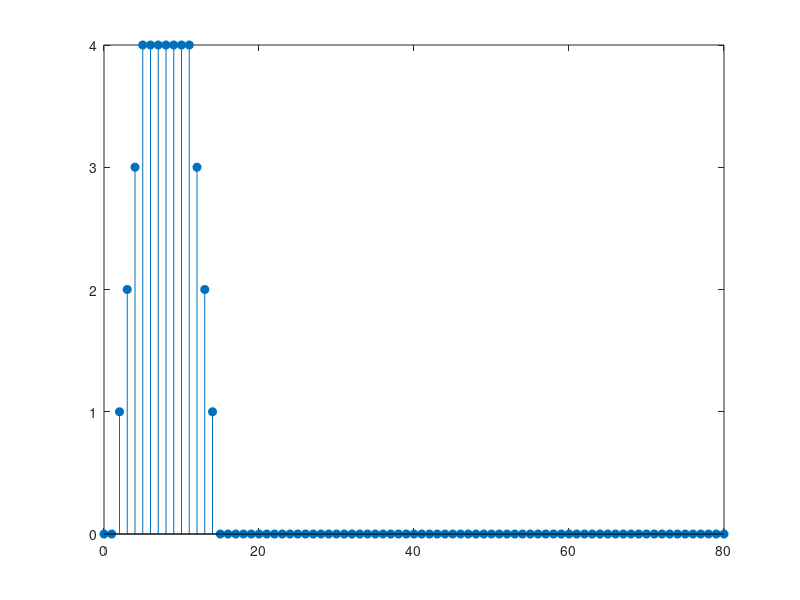

Write the MATLAB code that produced this figure.
% y(n) = x(n)*h(n)
% x(n) = u(n)-u(n-10), h(n) = u(n-2)-u(n-6)

x = [ones(10,1);zeros(31,1)];
h = [0;0;1;1;1;1;zeros(35,1)];
y = conv(x, h);
m = length(x)+length(h)-1;
stem(0:m-1, y, 'fill');